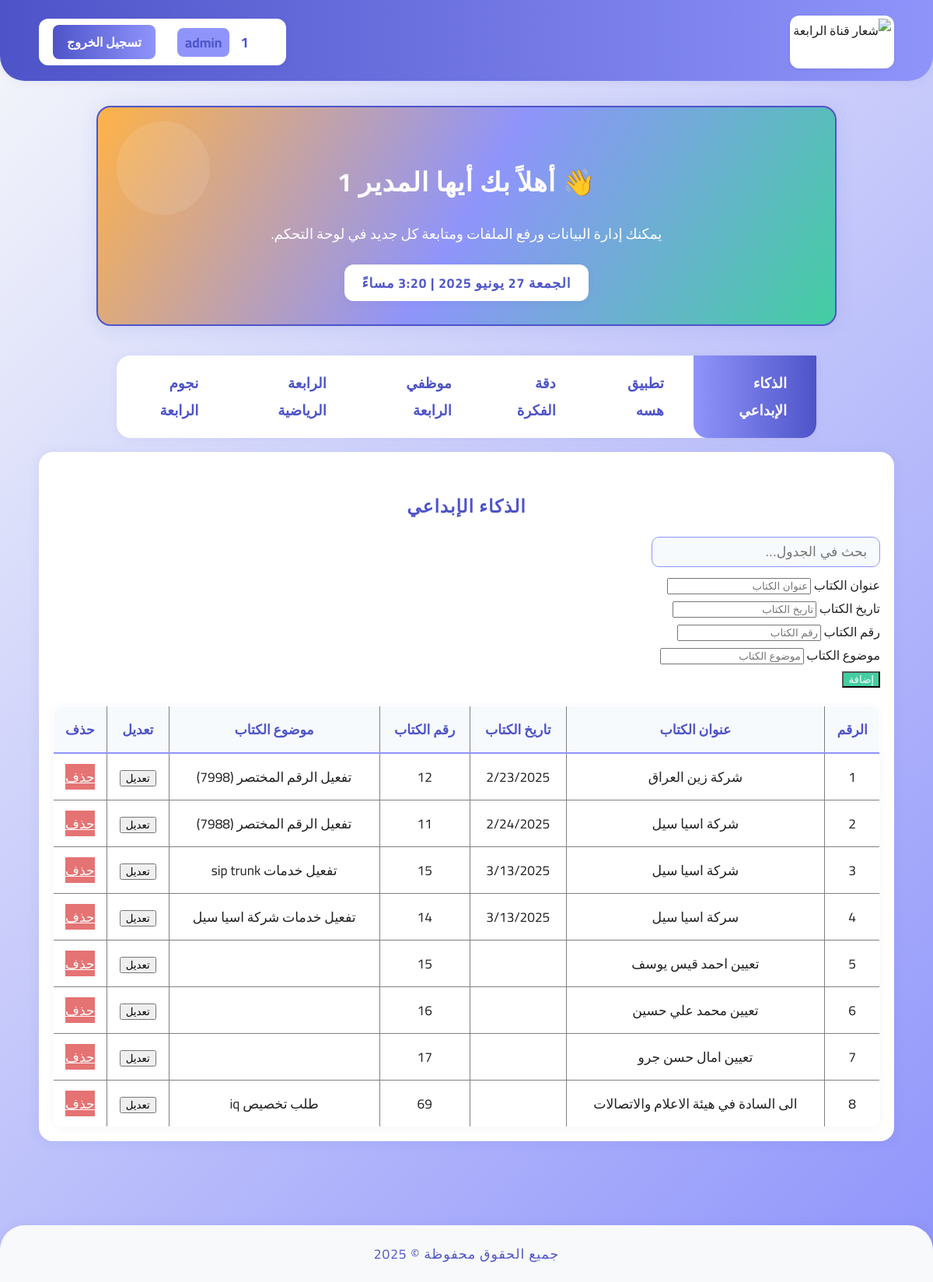
The app's page /index2.php (signed in) with its own data.
### tables this page shows
CREATE TABLE `intelligene_tp` (
  `ID` int(11) NOT NULL,
  `book_title` varchar(255) DEFAULT NULL,
  `book_date` varchar(255) DEFAULT NULL,
  `book_number` varchar(255) DEFAULT NULL,
  `book_subject` varchar(255) DEFAULT NULL
);

### index2.php (the view, shortened to what this page needs)
<?php
$username = $_SESSION['username'];
$role = isset($_SESSION['role']) ? $_SESSION['role'] : 'user';
?>
<!DOCTYPE html>
<html lang="ar" dir="rtl">
<head>
</head>
<body>
<header>
    <div class="header-flex">
        <img class="slo_img" src="img/شعار_قناة_الرابعة.png" alt="شعار قناة الرابعة" style="height:60px;width:auto;object-fit:contain;display:block;margin-top:8px;margin-bottom:8px;box-shadow:0 1px 4px rgba(0,0,0,0.08);background:#fff;border-radius:12px;padding:4px;">
        <div class="user-info-box">
            <span class="username">
                <span class="user-icon">
                    <svg width="20" height="20" viewBox="0 0 20 20" fill="none">
                        <circle cx="10" cy="7" r="4" fill="#fff" fill-opacity="0.7"/>
                        <ellipse cx="10" cy="15.2" rx="6.5" ry="3.2" fill="#fff" fill-opacity="0.4"/>
                    </svg>
                </span>
                <?= htmlspecialchars($username, ENT_QUOTES, 'UTF-8') ?>
                <span class="role-inline"><?= htmlspecialchars($role, ENT_QUOTES, 'UTF-8') ?></span>
            </span>
            <a href="logout.php" class="logout-btn">تسجيل الخروج</a>
        </div>
    </div>
</header>
<main>
    <section id="welcome-section" style="background: linear-gradient(120deg, #ffb347 0%, var(--main2) 50%, var(--success) 100%); color: #fff; border-radius: 18px; box-shadow: 0 2px 24px rgba(78,84,200,0.13); margin: 32px auto 38px auto; max-width: 900px; padding: 36px 24px 30px 24px; text-align: center; position: relative; overflow: hidden; border: 2.5px solid var(--main1);">
        <svg width="120" height="120" viewBox="0 0 120 120" fill="none" style="position:absolute;left:24px;top:18px;opacity:0.10;z-index:0;">
            <circle cx="60" cy="60" r="60" fill="#fff"/>
        </svg>
        <div style="position:relative;z-index:1;">
            <h1 style="font-size:2.1em;margin-bottom:10px;letter-spacing:1px;">
                <?php
                if ($role === 'admin') {
                    echo "👋 أهلاً بك أيها المدير " . htmlspecialchars($username);
                } elseif ($role === 'viewer') {
                    echo "👋 مرحباً بك ضيفنا الكريم";
                } else {
                    echo "👋 أهلاً بك " . htmlspecialchars($username);
                }
                ?>
            </h1>
            <p style="font-size:1.15em;margin-bottom:0;">
                <?= ($role === 'admin')
                    ? "يمكنك إدارة البيانات ورفع الملفات ومتابعة كل جديد في لوحة التحكم."
                    : (($role === 'viewer')
                        ? "استعرض البيانات وتابع آخر الملفات المضافة في أقسام الموقع."
                        : "نتمنى لك يوماً سعيداً وتجربة رائعة في لوحة التحكم."); ?>
            </p>
            <div style="margin-top:22px;">
                <?php
                function arabicDay($en) {
                    $days = [
                        'Saturday' => 'السبت',
                        'Sunday' => 'الأحد',
                        'Monday' => 'الإثنين',
                        'Tuesday' => 'الثلاثاء',
                        'Wednesday' => 'الأربعاء',
                        'Thursday' => 'الخميس',
                        'Friday' => 'الجمعة'
                    ];
                    return $days[$en] ?? $en;
                }
                function arabicMonth($en) {
                    $months = [
                        'January' => 'يناير',
                        'February' => 'فبراير',
                        'March' => 'مارس',
                        'April' => 'إبريل',
                        'May' => 'مايو',
                        'June' => 'يونيو',
                        'July' => 'يوليو',
                        'August' => 'أغسطس',
                        'September' => 'سبتمبر',
                        'October' => 'أكتوبر',
                        'November' => 'نوفمبر',
                        'December' => 'ديسمبر'
                    ];
                    return $months[$en] ?? $en;
                }
                $day_ar = arabicDay(date('l'));
                $month_ar = arabicMonth(date('F'));
                $date_ar = $day_ar . ' ' . date('d') . ' ' . $month_ar . ' ' . date('Y');
                $h = date('g');
                $m = date('i');
                $ampm = date('a') === 'am' ? 'صباحاً' : 'مساءً';
                $time_ar = $h . ':' . $m . ' ' . $ampm;
                ?>
                <span style="display:inline-block;background:var(--white);color:var(--main1);padding:7px 22px;border-radius:12px;font-size:1.08em;font-weight:700;box-shadow:0 2px 8px rgba(78,84,200,0.07);letter-spacing:1px;">
                    <?= $date_ar ?> | <?= $time_ar ?>
                </span>
            </div>
        </div>
    </section>
    <nav>
        <ul>
            <li><a href="#" class="tab-link" data-target="dk-table">الذكاء الإبداعي</a></li>
            <li><a href="#" class="tab-link" data-target="hessa-table">تطبيق هسه</a></li>
            <li><a href="#" class="tab-link" data-target="deqa-table">دقة الفكرة</a></li>
            <li><a href="#" class="tab-link" data-target="emp-table">موظفي الرابعة</a></li>
            <li><a href="#" class="tab-link" data-target="sport-table">الرابعة الرياضية</a></li>
            <li><a href="#" class="tab-link" data-target="star-table">نجوم الرابعة</a></li>
        </ul>
    </nav>
     <?php if ($role== 'admin' || $role == 'user'): ?>
    <div id="dk-table" class="data-table" style="display:none;">
        <h2>الذكاء الإبداعي</h2>
        <input type="text" class="search-input" placeholder="بحث في الجدول..." onkeyup="filterTableRows(this, 'dk-table')">
        <?php if ($role== 'admin'): ?>
        <form method="POST" action="insert_all.php">
            <label>عنوان الكتاب</label>
            <input type="text" name="book_title" placeholder="عنوان الكتاب">
            <br>
            <label>تاريخ الكتاب</label>
            <input type="text" name="book_date" placeholder="تاريخ الكتاب">
            <br>
            <label>رقم الكتاب</label>
            <input type="text" name="book_number" placeholder="رقم الكتاب">
            <br>
            <label>موضوع الكتاب</label>
            <input type="text" name="book_subject" placeholder="موضوع الكتاب">
            <br>
            <input type="submit" value="إضافة" name="add_book" class="upload-btn" style="background:var(--success);color:#fff;">
        </form>
        <?php endif; ?>
        <table border="1" style="width:100%; border-collapse: collapse; margin-top: 20px;">
            <thead>
                <tr>
                    <th>الرقم</th>
                    <th>عنوان الكتاب</th>
                    <th>تاريخ الكتاب</th>
                    <th>رقم الكتاب</th>
                    <th>موضوع الكتاب</th>
                    <th>تعديل</th>
                    <th>حذف</th>
                </tr>
            </thead>
            <tbody>
<?php
include 'conacted_db.php';
$query = mysqli_query($conn_intell, "SELECT * FROM intelligene_tp");
while ($row = mysqli_fetch_array($query)) {
?>
    <tr>
        <td><?php echo $row["ID"]; ?></td>
        <td><?php echo $row['book_title']; ?></td>
        <td><?php echo $row['book_date']; ?></td>
        <td><?php echo $row['book_number']; ?></td>
        <td><?php echo $row['book_subject']; ?></td>
        <td>
            <button type="button" onclick="toggleEditRow(<?php echo $row['ID']; ?>)">تعديل</button>
        </td>
        <td>
            <a href="delete_all.php?type=creative&id=<?php echo $row['ID']; ?>" class="upload-btn" onclick='return confirm("هل أنت متأكد من الحذف؟")' style="background:var(--danger);color:#fff;">حذف</a>
        </td>
    </tr>
<?php
}
?>
</tbody>
        </table>
    </div>
    <?php endif; ?>
 </main>
<footer style="text-align: center; padding: 20px; background: #f8f9fa; margin-top: 30px;">
    جميع الحقوق محفوظة &copy; <?= date('Y') ?>
</footer>
</body>
</html>

### index2.php (style rules this page uses)
:root { --main1: #4e54c8; --main2: #8f94fb; --accent: #ffb347; --danger: #e57373; --success: #43cea2; --white: #fff; --gray-bg: #f5f7fa; }
body { font-family: 'Cairo', Tahoma, Arial, sans-serif; background: linear-gradient(135deg, var(--gray-bg) 0%, var(--main2) 100%); margin: 0; min-height: 100vh; color: #222; }
header { background: linear-gradient(90deg, var(--main1) 0%, var(--main2) 100%); box-shadow: 0 2px 12px rgba(78, 84, 200, 0.08); padding: 0 0 8px 0; border-bottom-left-radius: 32px; border-bottom-right-radius: 32px; }
.header-flex { display: flex; align-items: center; justify-content: space-between; max-width: 1100px; margin: 0 auto; padding: 12px 24px 0 24px; }
.slo_img { height: 70px; width: auto; background: var(--white); border-radius: 16px; box-shadow: 0 2px 8px rgba(78, 84, 200, 0.08); padding: 6px; margin: 0 0 0 12px; }
.user-info-box { display: flex; align-items: center; gap: 18px; background: var(--white); border-radius: 12px; padding: 8px 18px; box-shadow: 0 1px 8px rgba(78, 84, 200, 0.08); }
.username { font-weight: 700; color: var(--main1); font-size: 1.15em; display: flex; align-items: center; gap: 6px; }
.user-icon { display: inline-flex; align-items: center; margin-left: 4px; }
.role-inline { background: var(--main2); color: var(--main1); border-radius: 8px; padding: 2px 10px; font-size: 0.95em; margin-right: 8px; margin-left: 2px; }
.logout-btn { background: linear-gradient(90deg, var(--main1) 0%, var(--main2) 100%); color: var(--white); border: none; border-radius: 8px; padding: 7px 18px; font-size: 1em; font-weight: 700; cursor: pointer; transition: background 0.2s; text-decoration: none; margin-right: 8px; }
nav { background: var(--white); border-radius: 18px; box-shadow: 0 2px 12px rgba(78, 84, 200, 0.07); margin: 32px auto 18px auto; max-width: 900px; padding: 0 0 0 0; display: flex; justify-content: center; }
nav ul { display: flex; gap: 0; list-style: none; margin: 0; padding: 0; }
nav li { margin: 0; }
nav .tab-link { display: block; padding: 18px 38px; font-size: 1.15em; font-weight: 700; color: var(--main1); background: none; border: none; border-radius: 0; cursor: pointer; transition: background 0.18s, color 0.18s; text-decoration: none; position: relative; }
nav .tab-link.active, nav .tab-link:hover { background: linear-gradient(90deg, var(--main2) 0%, var(--main1) 100%); color: var(--white); border-radius: 0 0 18px 18px; }
main { max-width: 1100px; margin: 0 auto; padding: 0 18px 40px 18px; }
.data-table { background: var(--white); border-radius: 18px; box-shadow: 0 2px 16px rgba(78, 84, 200, 0.09); margin-bottom: 38px; padding: 28px 18px 18px 18px; display: none; opacity: 0; transition: opacity 0.3s; }
.data-table.visible { display: block; opacity: 1; animation: fadeIn 0.5s; }
.data-table h2 { color: var(--main1); font-size: 1.45em; margin-bottom: 18px; text-align: center; letter-spacing: 1px; }
.search-input { border-radius: 10px; border: 1.5px solid var(--main2); padding: 8px 16px; font-size: 1.08em; background: #f7fafd; transition: border 0.2s; width: 260px; margin-bottom: 8px; }
table { width: 100%; border-collapse: separate; border-spacing: 0; background: var(--white); border-radius: 12px; overflow: hidden; box-shadow: 0 1px 8px rgba(78, 84, 200, 0.06); }
th, td { padding: 13px 10px; text-align: center; font-size: 1.08em; }
th { background: #f7fafd; color: var(--main1); font-weight: 700; border-bottom: 2px solid var(--main2); }
footer { text-align: center; padding: 24px 0 18px 0; background: var(--white); margin-top: 40px; color: var(--main1); font-size: 1.08em; border-top-left-radius: 32px; border-top-right-radius: 32px; box-shadow: 0 -2px 12px rgba(78, 84, 200, 0.07); letter-spacing: 1px; }

### records on screen
intelligene_tp: ID "1", book_title "شركة زين العراق", book_date "2/23/2025", book_number "12", book_subject "تفعيل الرقم المختصر (7998)"
intelligene_tp: ID "2", book_title "شركة اسيا سيل", book_date "2/24/2025", book_number "11", book_subject "تفعيل الرقم المختصر (7988)"
intelligene_tp: ID "3", book_title "شركة اسيا سيل", book_date "3/13/2025", book_number "15", book_subject "تفعيل خدمات sip trunk"
intelligene_tp: ID "4", book_title "سركة اسيا سيل", book_date "3/13/2025", book_number "14", book_subject "تفعيل خدمات شركة اسيا سيل"
intelligene_tp: ID "5", book_title "تعيين احمد قيس يوسف", book_number "15"
intelligene_tp: ID "6", book_title "تعيين محمد علي حسين", book_number "16"
intelligene_tp: ID "7", book_title "تعيين امال حسن جرو", book_number "17"
intelligene_tp: ID "8", book_title "الى السادة في هيئة الاعلام والاتصالات", book_number "69", book_subject "طلب تخصيص iq"

### other values on screen
$username "1"
$role "admin"
